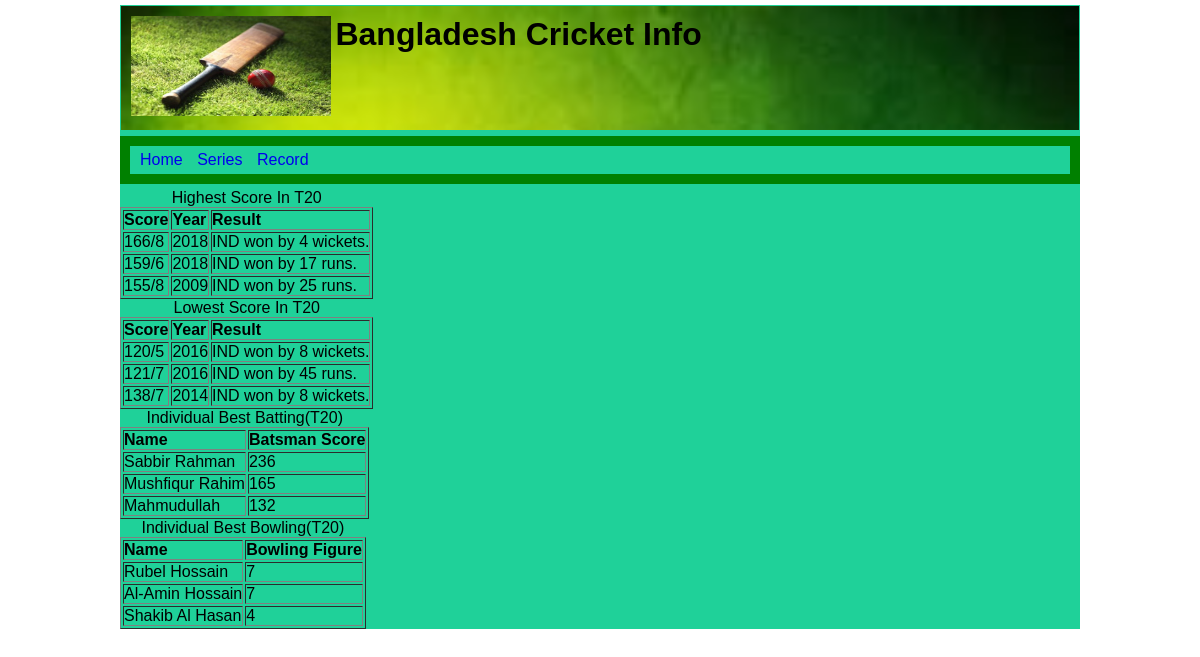
Page /stat.php on the committed database.
### tables this page shows
CREATE TABLE `top_score_t20` (
  `Oponent` varchar(35) NOT NULL,
  `Highest score` text NOT NULL,
  `year(highest)` int(11) NOT NULL,
  `result(highest)` text NOT NULL,
  `Lowest score` text,
  `year(lowest)` int(11) DEFAULT NULL,
  `result(lowest)` text,
  `Format` text
);

CREATE TABLE `top_scorer_t20` (
  `Oponent` varchar(35) DEFAULT NULL,
  `Name(batsman)` varchar(35) DEFAULT NULL,
  `Runs` int(11) DEFAULT NULL,
  `Name(bowler)` varchar(35) DEFAULT NULL,
  `Wickets` int(11) DEFAULT NULL,
  `Format` text
);

### stat.php (the view, shortened to what this page needs)
<?php
 include 'connect.php';
 include 'Heading.php';
 ?>
 <?php
 $sql = "SELECT * FROM Series ";
 $result = $conn->query($sql);
if ($result->num_rows > 0) {
    while($row =mysqli_fetch_assoc($result)) {
			$oponent=$row["Oponent"];
    }
} else {
    echo "0 results";
}
$sql = "SELECT * FROM Series ";
 $result = $conn->query($sql);
if ($result->num_rows > 0) {
    while($row =mysqli_fetch_assoc($result)) {
			$format=$row["Format"];
    }
} else {
    echo "0 results";
}
?>
    <?php
    if($format=='t20'){
  ?>
<table border="1">
 <caption>Highest Score  In T20</caption>
 <tr>
 <th>Score</th>
 <th>Year</th>
 <th>Result</th>
 </tr>
<?php
  $sql="SELECT * FROM top_score_t20 WHERE Oponent='$oponent' and Format='$format'";
   $result=$conn->query($sql);
 if ($result->num_rows > 0) {
    while($row =mysqli_fetch_assoc($result)) {
		echo "<tr><td>".$row["Highest score"]."</td><td>".$row["year(highest)"]."</td><td>".$row["result(highest)"]."</td></tr>";
	}
 }
		else {
    echo "0 results";
		}
		?>
		</table>
		<table border="1">
		<caption>Lowest Score In T20</caption>
        <tr>
        <th>Score</th>
        <th>Year</th>
         <th>Result</th>
         </tr>
		<?php
		 $sql="SELECT * FROM top_score_t20 WHERE Oponent='$oponent' and Format='$format'";
   $result=$conn->query($sql);
 if ($result->num_rows > 0) {
    while($row =mysqli_fetch_assoc($result)) {
		echo "<tr><td>".$row["Lowest score"]."</td><td>".$row["year(lowest)"]."</td><td>".$row["result(lowest)"]."</td></tr>";
	}
 }
		else {
    echo "0 results";
}?>
		</table>
		<table border="1">
		<caption>Individual  Best Batting(T20)</caption>
        <tr>
        <th>Name</th>
        <th>Batsman Score</th>
         </tr>
		<?php
  $sql="SELECT * FROM top_scorer_t20 WHERE Oponent='$oponent' and Format='$format'";
   $result=$conn->query($sql);
 if ($result->num_rows > 0) {
    while($row =mysqli_fetch_assoc($result)) {
		echo "<tr><td>".$row["Name(batsman)"]."</td><td>".
        $row["Runs"]."</td></tr>";
    }
} else {
    echo "0 results";
}?>
      </table>
		<table border="1">
		<caption>Individual Best Bowling(T20)</caption>
        <tr>
        <th>Name</th>
        <th>Bowling Figure</th>
         </tr>
		<?php
  $sql="SELECT * FROM top_scorer_t20 WHERE Oponent='$oponent' and Format='$format'";
   $result=$conn->query($sql);
 if ($result->num_rows > 0) {
    while($row =mysqli_fetch_assoc($result)) {
		echo "<tr><td>".$row["Name(bowler)"]."</td><td>"
        .$row["Wickets"]."</td></tr>";
    }
 }
 else {
    echo "0 results";
}
	}?>
</table>

### style.css (style rules this page uses)
* { margin:0px; padding:0px; }
body { font-family:sans-serif; text-align:center; }

### rows in the picture
top_score_t20: Highest score "166/8", value "2018", value "IND won by 4 wickets.", Lowest score "120/5", value "2016", value "IND won by 8 wickets."
top_score_t20: Highest score "159/6", value "2018", value "IND won by 17 runs.", Lowest score "121/7", value "2016", value "IND won by 45 runs."
top_score_t20: Highest score "155/8", value "2009", value "IND won by 25 runs.", Lowest score "138/7", value "2014", value "IND won by 8 wickets."
top_scorer_t20: value "Sabbir Rahman", Runs "236", value "Rubel Hossain", Wickets "7"
top_scorer_t20: value "Mushfiqur Rahim", Runs "165", value "Al-Amin Hossain", Wickets "7"
top_scorer_t20: value "Mahmudullah", Runs "132", value "Shakib Al Hasan", Wickets "4"
